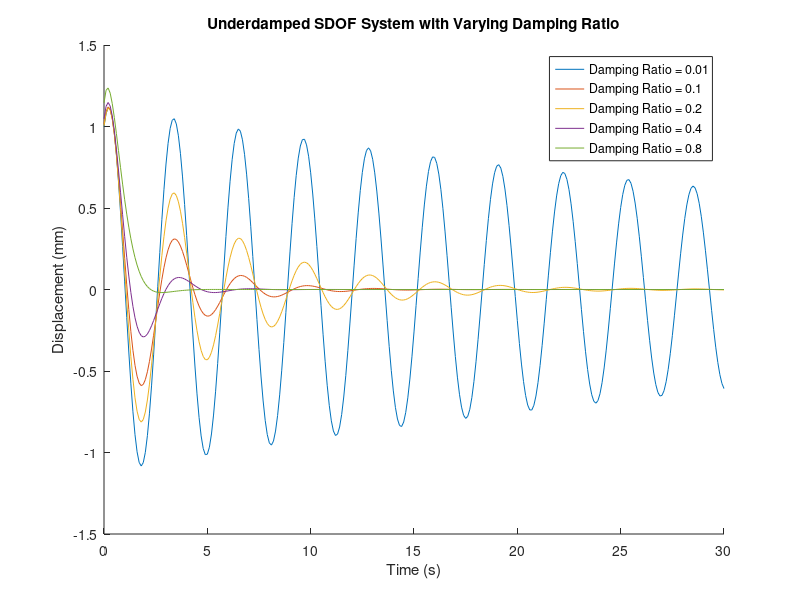

The MATLAB source for this figure:
clc; clear all;
x0 = 1; v0 = 1; %in mm and mm/s
natFreq = 2;
zeta1 = 0.01;
zeta2 = 0.2;
zeta3 = 0.1;
zeta4 = 0.4;
zeta5 = 0.8;

dampedFreq1 = natFreq * sqrt(1-zeta1^2);
A1 = (1/dampedFreq1) * sqrt((v0 + zeta1 * natFreq * x0)^2 + (x0*natFreq)^2);
phi1 = atan((x0*dampedFreq1)/(v0+zeta1*natFreq*x0));
t = 0:0.1:30;
x1 = A1 .* exp(-zeta1 * natFreq .* t).*sin(dampedFreq1 .* t + phi1);

dampedFreq2 = natFreq * sqrt(1-zeta2^2);
A2 = (1/dampedFreq2) * sqrt((v0 + zeta2 * natFreq * x0)^2 + (x0*natFreq)^2);
phi2 = atan((x0*dampedFreq2)/(v0+zeta2*natFreq*x0));
x2 = A2 .* exp(-zeta2 * natFreq .* t).*sin(dampedFreq2 .* t + phi2);

dampedFreq3 = natFreq * sqrt(1-zeta3^2);
A3 = (1/dampedFreq3) * sqrt((v0 + zeta3 * natFreq * x0)^2 + (x0*natFreq)^2);
phi3 = atan((x0*dampedFreq3)/(v0+zeta3*natFreq*x0));
x3 = A3 .* exp(-zeta3 * natFreq .* t).*sin(dampedFreq3 .* t + phi3);

dampedFreq4 = natFreq * sqrt(1-zeta4^2);
A4 = (1/dampedFreq4) * sqrt((v0 + zeta4 * natFreq * x0)^2 + (x0*natFreq)^2);
phi4 = atan((x0*dampedFreq4)/(v0+zeta4*natFreq*x0));
x4 = A4 .* exp(-zeta4 * natFreq .* t).*sin(dampedFreq4 .* t + phi4);

dampedFreq5 = natFreq * sqrt(1-zeta5^2);
A5 = (1/dampedFreq5) * sqrt((v0 + zeta5 * natFreq * x0)^2 + (x0*natFreq)^2);
phi5 = atan((x0*dampedFreq5)/(v0+zeta5*natFreq*x0));
x5 = A5 .* exp(-zeta5 * natFreq .* t).*sin(dampedFreq5 .* t + phi5);

hold on
plot(t,x1)
plot(t,x2)
plot(t,x3)
plot(t,x4)
plot(t,x5)
title('Underdamped SDOF System with Varying Damping Ratio');
xlabel('Time (s)');
ylabel('Displacement (mm)');
legend('Damping Ratio = 0.01','Damping Ratio = 0.1','Damping Ratio = 0.2','Damping Ratio = 0.4','Damping Ratio = 0.8')